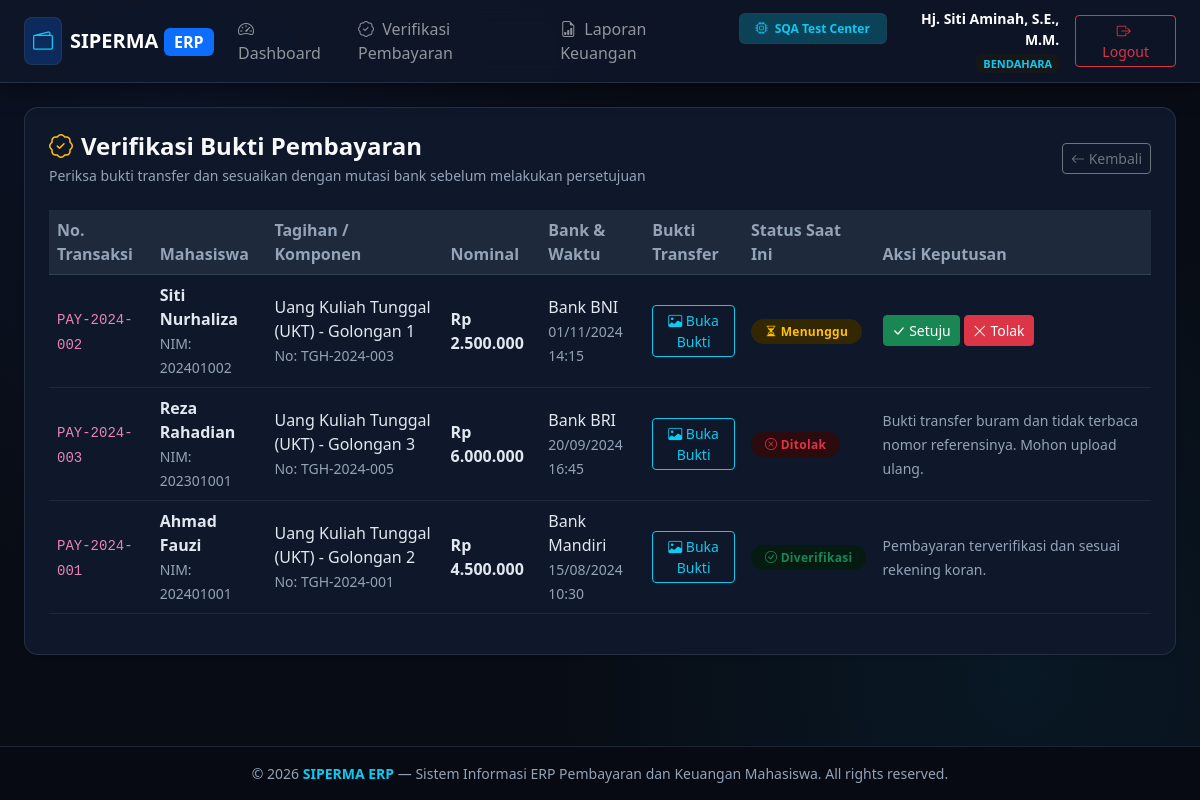
Screenshot of /bendahara/verifikasi (signed in) with the database file from the repository.
### tables this page shows
CREATE TABLE pembayaran (
    id INTEGER PRIMARY KEY AUTOINCREMENT,
    nomor_transaksi VARCHAR(50) UNIQUE NOT NULL,
    tagihan_id INTEGER NOT NULL,
    mahasiswa_id INTEGER NOT NULL,
    nominal_bayar DECIMAL(12,2) NOT NULL,
    metode_pembayaran VARCHAR(50) NOT NULL,
    bank_tujuan VARCHAR(50),
    bukti_transfer VARCHAR(255) NOT NULL,
    tanggal_bayar DATETIME NOT NULL,
    status VARCHAR(20) DEFAULT 'menunggu_verifikasi' CHECK(status IN ('menunggu_verifikasi', 'diverifikasi', 'ditolak')),
    diverifikasi_oleh INTEGER NULL,
    tanggal_verifikasi DATETIME NULL,
    catatan TEXT NULL,
    created_at DATETIME DEFAULT CURRENT_TIMESTAMP,
    FOREIGN KEY (tagihan_id) REFERENCES tagihan(id) ON DELETE CASCADE,
    FOREIGN KEY (mahasiswa_id) REFERENCES mahasiswa(id) ON DELETE CASCADE,
    FOREIGN KEY (diverifikasi_oleh) REFERENCES users(id) ON DELETE SET NULL
);

CREATE TABLE mahasiswa (
    id INTEGER PRIMARY KEY AUTOINCREMENT,
    user_id INTEGER NULL,
    nim VARCHAR(20) UNIQUE NOT NULL,
    nama VARCHAR(100) NOT NULL,
    prodi VARCHAR(100) NOT NULL,
    angkatan VARCHAR(10) NOT NULL,
    email VARCHAR(100),
    telepon VARCHAR(20),
    status VARCHAR(20) DEFAULT 'aktif' CHECK(status IN ('aktif', 'cuti', 'lulus', 'drop_out')),
    created_at DATETIME DEFAULT CURRENT_TIMESTAMP,
    FOREIGN KEY (user_id) REFERENCES users(id) ON DELETE SET NULL
);

CREATE TABLE jenis_biaya (
    id INTEGER PRIMARY KEY AUTOINCREMENT,
    kode VARCHAR(20) UNIQUE NOT NULL,
    nama VARCHAR(100) NOT NULL,
    nominal_default DECIMAL(12,2) NOT NULL,
    keterangan TEXT,
    status VARCHAR(20) DEFAULT 'aktif' CHECK(status IN ('aktif', 'nonaktif')),
    created_at DATETIME DEFAULT CURRENT_TIMESTAMP
);

CREATE TABLE tagihan (
    id INTEGER PRIMARY KEY AUTOINCREMENT,
    nomor_tagihan VARCHAR(50) UNIQUE NOT NULL,
    mahasiswa_id INTEGER NOT NULL,
    jenis_biaya_id INTEGER NOT NULL,
    semester VARCHAR(20) NOT NULL,
    nominal DECIMAL(12,2) NOT NULL,
    tanggal_terbit DATE NOT NULL,
    tanggal_jatuh_tempo DATE NOT NULL,
    status VARCHAR(20) DEFAULT 'belum_bayar' CHECK(status IN ('belum_bayar', 'menunggu_verifikasi', 'lunas', 'ditolak', 'dibatalkan')),
    created_at DATETIME DEFAULT CURRENT_TIMESTAMP,
    FOREIGN KEY (mahasiswa_id) REFERENCES mahasiswa(id) ON DELETE CASCADE,
    FOREIGN KEY (jenis_biaya_id) REFERENCES jenis_biaya(id) ON DELETE RESTRICT
);

### src/Views/bendahara/verifikasi.php (the view, shortened to what this page needs)
<?php $pageTitle = 'Verifikasi Pembayaran'; require_once __DIR__ . '/../layouts/header.php'; ?>
<div class="card card-custom bg-white p-3 p-md-4 shadow-sm mb-4">
    <div class="page-header-responsive mb-4">
        <div>
            <h4 class="fw-bold text-light mb-1"><i class="bi bi-patch-check me-2 text-warning"></i>Verifikasi Bukti Pembayaran</h4>
            <p class="text-muted small mb-0">Periksa bukti transfer dan sesuaikan dengan mutasi bank sebelum melakukan persetujuan</p>
        </div>
        <div class="page-actions-responsive">
            <a href="/bendahara/dashboard" class="btn btn-outline-secondary btn-sm"><i class="bi bi-arrow-left"></i> Kembali</a>
        </div>
    </div>
    <div class="table-responsive">
        <table class="table table-hover table-custom align-middle">
            <thead>
                <tr>
                    <th>No. Transaksi</th>
                    <th>Mahasiswa</th>
                    <th>Tagihan / Komponen</th>
                    <th>Nominal</th>
                    <th>Bank & Waktu</th>
                    <th>Bukti Transfer</th>
                    <th>Status Saat Ini</th>
                    <th>Aksi Keputusan</th>
                </tr>
            </thead>
            <tbody>
                <?php if (empty($pembayaranList)): ?>
                <tr><td colspan="8" class="text-center text-muted py-4">Tidak ada data pembayaran yang ditemukan</td></tr>
                <?php else: foreach ($pembayaranList as $p): ?>
                <tr>
                    <td><code><?= htmlspecialchars($p['nomor_transaksi']) ?></code></td>
                    <td>
                        <strong><?= htmlspecialchars($p['nama_mahasiswa']) ?></strong><br>
                        <small class="text-muted">NIM: <?= htmlspecialchars($p['nim']) ?></small>
                    </td>
                    <td>
                        <?= htmlspecialchars($p['nama_biaya']) ?><br>
                        <small class="text-muted">No: <?= htmlspecialchars($p['nomor_tagihan']) ?></small>
                    </td>
                    <td class="fw-bold text-primary">Rp <?= number_format($p['nominal_bayar'], 0, ',', '.') ?></td>
                    <td>
                        <?= htmlspecialchars($p['bank_tujuan']) ?><br>
                        <small class="text-muted"><?= date('d/m/Y H:i', strtotime($p['tanggal_bayar'])) ?></small>
                    </td>
                    <td>
                        <button type="button" class="btn btn-sm btn-outline-info" data-bs-toggle="modal" data-bs-target="#modalBukti<?= $p['id'] ?>">
                            <i class="bi bi-image"></i> Buka Bukti
                        </button>
                    </td>
                    <td>
                        <?php if ($p['status'] === 'diverifikasi'): ?>
                            <span class="badge bg-success-subtle text-success badge-status"><i class="bi bi-check-circle"></i> Diverifikasi</span>
                        <?php elseif ($p['status'] === 'menunggu_verifikasi'): ?>
                            <span class="badge bg-warning-subtle text-warning badge-status"><i class="bi bi-hourglass-split"></i> Menunggu</span>
                        <?php elseif ($p['status'] === 'ditolak'): ?>
                            <span class="badge bg-danger-subtle text-danger badge-status"><i class="bi bi-x-circle"></i> Ditolak</span>
                        <?php endif; ?>
                    </td>
                    <td>
                        <?php if ($p['status'] === 'menunggu_verifikasi'): ?>
                        <div class="d-flex gap-1">
                            <form action="/bendahara/verifikasi" method="POST" onsubmit="return confirm('Apakah Anda yakin ingin memverifikasi dan menyetujui pembayaran ini?')">
                                <button type="submit" class="btn btn-sm btn-success" title="Setujui Pembayaran"><i class="bi bi-check-lg"></i> Setuju</button>
                            </form>
                            <button type="button" class="btn btn-sm btn-danger" data-bs-toggle="modal" data-bs-target="#modalReject<?= $p['id'] ?>" title="Tolak Pembayaran">
                                <i class="bi bi-x-lg"></i> Tolak
                            </button>
                        </div>
                        <?php else: ?>
                            <small class="text-muted"><?= htmlspecialchars($p['catatan'] ?? 'Sudah diproses') ?></small>
                        <?php endif; ?>
                    </td>
                </tr>
                <?php endforeach; endif; ?>
            </tbody>
        </table>
    </div>
</div>
<?php require_once __DIR__ . '/../layouts/footer.php'; ?>

### src/Views/layouts/header.php (style rules this page uses)
:root { --bg-dark: #07090e; --bg-surface: #0f172a; --bg-card: #131b2e; --border-color: #1e293b; --primary-accent: #3b82f6; --text-primary: #f8fafc; --text-muted: #94a3b8; }
*, *::before, *::after { box-sizing: border-box; }
html, body { overflow-x: hidden; max-width: 100vw; width: 100%; }
body { font-family: 'Segoe UI', system-ui, -apple-system, sans-serif; background: #080c14; background-image: radial-gradient(circle at 15% 15%, rgba(30, 58, 138, 0.15) 0%, transparent 40%), radial-gradient(circle at 85% 85%, rgba(14, 165, 233, 0.08) 0%, transparent 40%); background-attachment: fixed; color: #f1f5f9; min-height: 100vh; display: flex; flex-direction: column; }
.card-custom { background-color: #0f172a; border: 1px solid rgba(51, 65, 85, 0.6); border-radius: 14px; box-shadow: 0 8px 30px rgba(0,0,0,0.4); color: #f1f5f9; transition: all 0.25s ease; }
.table-custom { color: #f1f5f9 !important; }
.table-custom th { background-color: #1e293b !important; color: #94a3b8 !important; border-color: #334155 !important; font-weight: 600; }
.table-custom td { background-color: transparent !important; border-color: #1e293b !important; color: #e2e8f0 !important; }
.badge-status { padding: 6px 14px; border-radius: 20px; font-weight: 600; font-size: 12px; letter-spacing: 0.3px; }
.bg-white { background-color: #0f172a !important; color: #f8fafc !important; }
.text-muted { color: #94a3b8 !important; }
.page-header-responsive { display: flex; flex-direction: column; gap: 12px; margin-bottom: 1.5rem; }
@media (min-width: 768px) { .page-header-responsive { flex-direction: row; justify-content: space-between; align-items: center; gap: 1rem; } }
.page-actions-responsive { display: flex; flex-wrap: wrap; gap: 8px; width: 100%; }
@media (min-width: 768px) { .page-actions-responsive { width: auto; } }
.page-actions-responsive .btn { flex: 1 1 auto; text-align: center; white-space: nowrap; }
@media (min-width: 768px) { .page-actions-responsive .btn { flex: 0 0 auto; } }

### rows the page displays
pembayaran: nomor_transaksi "PAY-2024-002", mahasiswa.nama "Siti Nurhaliza", mahasiswa.nim "202401002", jenis_biaya.nama "Uang Kuliah Tunggal (UKT) - Golongan 1", tagihan.nomor_tagihan "TGH-2024-003", nominal_bayar "2.500.000", bank_tujuan "Bank BNI", tanggal_bayar "01/11/2024 14:15", shows "Menunggu"
pembayaran: nomor_transaksi "PAY-2024-003", mahasiswa.nama "Reza Rahadian", mahasiswa.nim "202301001", jenis_biaya.nama "Uang Kuliah Tunggal (UKT) - Golongan 3", tagihan.nomor_tagihan "TGH-2024-005", nominal_bayar "6.000.000", bank_tujuan "Bank BRI", tanggal_bayar "20/09/2024 16:45", status "ditolak" (drawn), catatan "Bukti transfer buram dan tidak terbaca nomor referensinya. Mohon upload ulang."
pembayaran: nomor_transaksi "PAY-2024-001", mahasiswa.nama "Ahmad Fauzi", mahasiswa.nim "202401001", jenis_biaya.nama "Uang Kuliah Tunggal (UKT) - Golongan 2", tagihan.nomor_tagihan "TGH-2024-001", nominal_bayar "4.500.000", bank_tujuan "Bank Mandiri", tanggal_bayar "15/08/2024 10:30", status "diverifikasi" (drawn), catatan "Pembayaran terverifikasi dan sesuai rekening koran."

### other values shown
$currentUser['name'] "Hj. Siti Aminah, S.E., M.M."
$currentUser['role'] "BENDAHARA"
